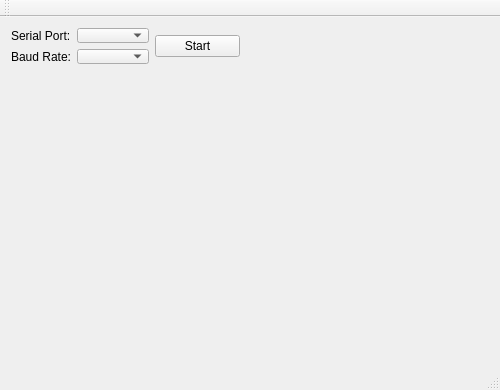
<?xml version="1.0" encoding="UTF-8"?>
<ui version="4.0">
 <class>MainWindow</class>
 <widget class="QMainWindow" name="MainWindow">
  <property name="geometry">
   <rect>
    <x>0</x>
    <y>0</y>
    <width>500</width>
    <height>390</height>
   </rect>
  </property>
  <property name="windowTitle">
   <string>MainWindow</string>
  </property>
  <widget class="QWidget" name="centralWidget">
   <widget class="QWidget" name="layoutWidget">
    <property name="geometry">
     <rect>
      <x>0</x>
      <y>0</y>
      <width>251</width>
      <height>58</height>
     </rect>
    </property>
    <layout class="QHBoxLayout" name="basicSettings_horizontalLayout">
     <item>
      <layout class="QVBoxLayout" name="onlySettings_verticalLayout">
       <item>
        <layout class="QHBoxLayout" name="serialPort_horizontalLayout">
         <item>
          <widget class="QLabel" name="serialPortLabel">
           <property name="text">
            <string>Serial Port:</string>
           </property>
           <property name="buddy">
            <cstring>serialPortsComboBox</cstring>
           </property>
          </widget>
         </item>
         <item>
          <widget class="QComboBox" name="serialPortsComboBox"/>
         </item>
        </layout>
       </item>
       <item>
        <layout class="QHBoxLayout" name="baudRate_horizontalLayout">
         <item>
          <widget class="QLabel" name="baudRateLabel">
           <property name="text">
            <string>Baud Rate:</string>
           </property>
           <property name="buddy">
            <cstring>baudRatesComboBox</cstring>
           </property>
          </widget>
         </item>
         <item>
          <widget class="QComboBox" name="baudRatesComboBox"/>
         </item>
        </layout>
       </item>
      </layout>
     </item>
     <item>
      <widget class="QPushButton" name="openSerialButton">
       <property name="text">
        <string>Start</string>
       </property>
      </widget>
     </item>
    </layout>
   </widget>
   <widget class="QCustomPlot" name="customPlot" native="true">
    <property name="geometry">
     <rect>
      <x>10</x>
      <y>80</y>
      <width>471</width>
      <height>251</height>
     </rect>
    </property>
   </widget>
  </widget>
  <widget class="QToolBar" name="mainToolBar">
   <attribute name="toolBarArea">
    <enum>TopToolBarArea</enum>
   </attribute>
   <attribute name="toolBarBreak">
    <bool>false</bool>
   </attribute>
  </widget>
  <widget class="QStatusBar" name="statusBar"/>
 </widget>
 <layoutdefault spacing="6" margin="11"/>
 <customwidgets>
  <customwidget>
   <class>QCustomPlot</class>
   <extends>QWidget</extends>
   <header>libs/GraphPlot/qcustomplot.h</header>
   <container>1</container>
  </customwidget>
 </customwidgets>
 <resources/>
 <connections/>
</ui>
